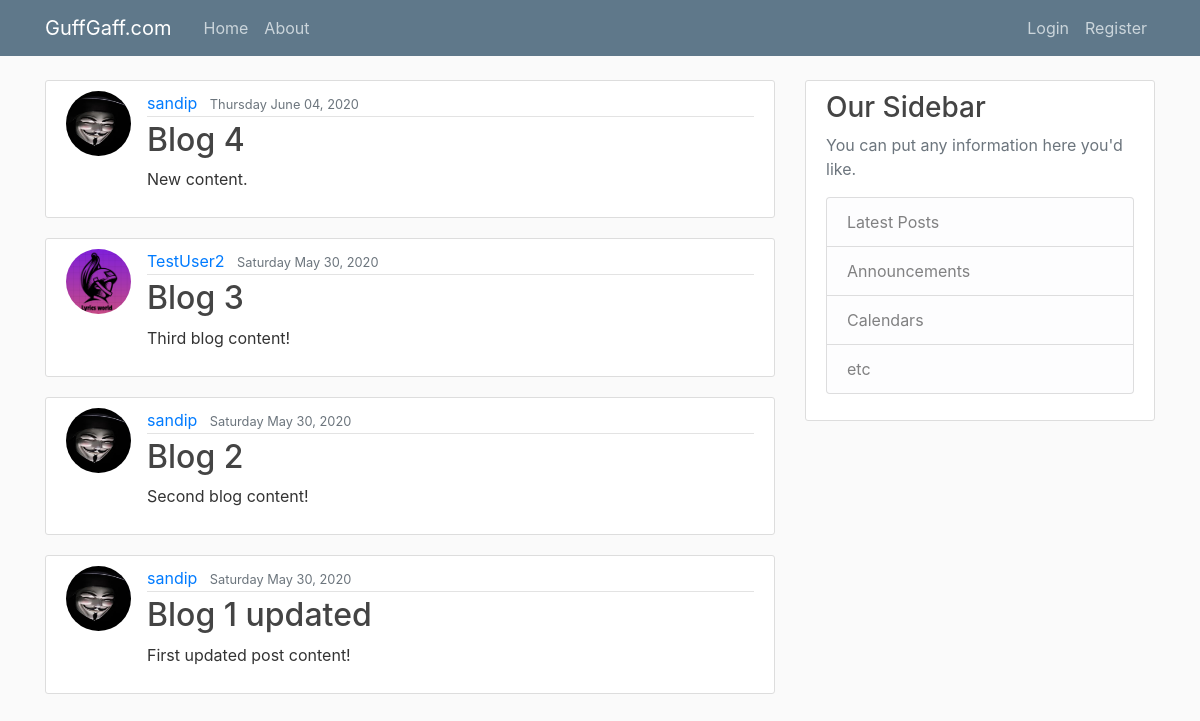
/, run on an earlier commit of the app's database.
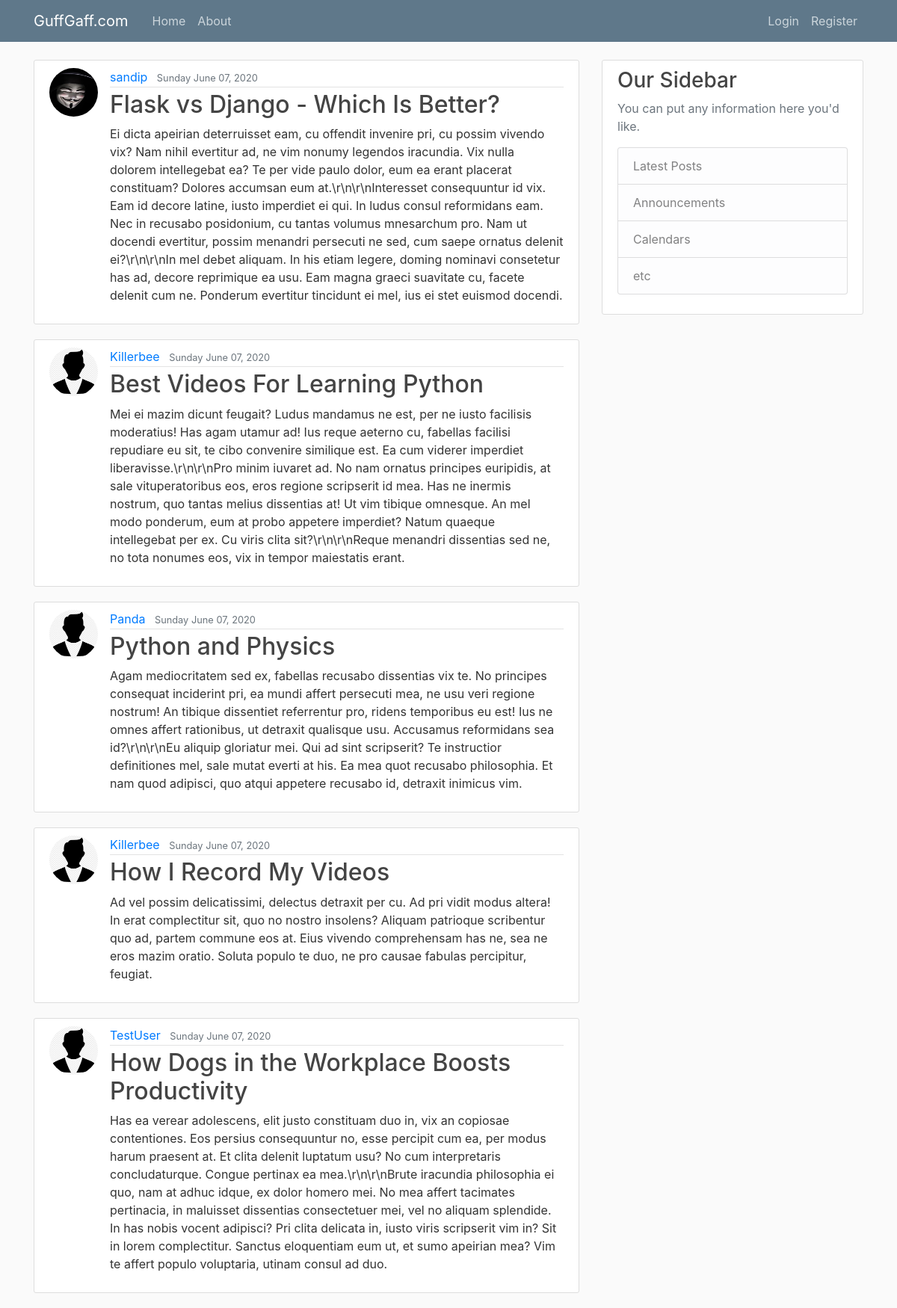
And on a later commit of the database.
### blog/models.py (models this page shows, shortened)
class Post(models.Model):
    title = models.CharField(max_length=50)
    content = models.TextField()
    posted_date = models.DateTimeField(default=timezone.now)
    author = models.ForeignKey(User, on_delete=models.CASCADE)

### users/models.py (models this page shows, shortened)
class Profile(models.Model):
    user = models.OneToOneField(User, on_delete=models.CASCADE)
    image = models.ImageField(default='default.jpg', upload_to='profile_pics')

### blog/views.py (the view)
# urls.py: path('', PostListView.as_view(), name='blog-home'),
class PostListView(ListView):
    model = Post
    template_name = 'blog/home.html' #<app>/<model>_<viewtype>.html
    context_object_name = 'posts'
    ordering = ['-posted_date']
    paginate_by = 5

### blog/templates/blog/home.html
{% extends "blog/base.html" %}
{% block content %}
        {% for post in posts %}
            <article class="media content-section">
                <image class="rounded-circle article-img" src="{{ post.author.profile.image.url }}">
                <div class="media-body">
                <div class="article-metadata">
                    <a class="mr-2" href="#">{{ post.author }}</a>
                    <small class="text-muted">{{ post.posted_date|date:"l F d, Y" }}</small>
                </div>
                <h2><a class="article-title" href="{% url 'post-detail' post.id %}">{{ post.title }}</a></h2>
                <p class="article-content">{{ post.content }}</p>
                </div>
            </article>
        {% endfor %}
{% endblock content %}

What changed in the data, as far as the page shows it:
no longer on this page (row unchanged): Post: author.profile.image (picture), author "sandip", posted_date "Thursday June 04, 2020", title "Blog 4", content "New content."
no longer on this page (row unchanged): Post: author.profile.image (picture), author "TestUser2", posted_date "Saturday May 30, 2020", title "Blog 3", content "Third blog content!"
no longer on this page (row unchanged): Post: author.profile.image (picture), author "sandip", posted_date "Saturday May 30, 2020", title "Blog 2", content "Second blog content!"
no longer on this page (row unchanged): Post: author.profile.image (picture), author "sandip", posted_date "Saturday May 30, 2020", title "Blog 1 updated", content "First updated post content!"
added Post: author.profile.image (picture), author "sandip", posted_date "Sunday June 07, 2020", title "Flask vs Django - Which Is Better?", content "Ei dicta apeirian deterruisset eam, cu offendit invenire pri, cu possim vivendo vix? Nam nihil evertitur ad, ne vim nonumy legendos iracundia. Vix nulla dolorem intellegebat ea? Te per vide paulo dolor, eum ea erant placerat constituam? Dolores accumsan eum at.\\r\\n\\r\\nInteresset consequuntur id vix. Eam id decore latine, iusto imperdiet ei qui. In ludus consul reformidans eam. Nec in recusabo posidonium, cu tantas volumus mnesarchum pro. Nam ut docendi evertitur, possim menandri persecuti ne sed, cum saepe ornatus delenit ei?\\r\\n\\r\\nIn mel debet aliquam. In his etiam legere, doming nominavi consetetur has ad, decore reprimique ea usu. Eam magna graeci suavitate cu, facete delenit cum ne.…"
added Post: author.profile.image (placeholder picture), author "Killerbee", posted_date "Sunday June 07, 2020", title "Best Videos For Learning Python", content "Mei ei mazim dicunt feugait? Ludus mandamus ne est, per ne iusto facilisis moderatius! Has agam utamur ad! Ius reque aeterno cu, fabellas facilisi repudiare eu sit, te cibo convenire similique est. Ea cum viderer imperdiet liberavisse.\\r\\n\\r\\nPro minim iuvaret ad. No nam ornatus principes euripidis, at sale vituperatoribus eos, eros regione scripserit id mea. Has ne inermis nostrum, quo tantas melius dissentias at! Ut vim tibique omnesque. An mel modo ponderum, eum at probo appetere imperdiet? Natum quaeque intellegebat per ex. Cu viris clita sit?\\r\\n\\r\\nReque menandri dissentias sed ne, no tota nonumes eos, vix in tempor maiestatis erant."
added Post: author.profile.image (placeholder picture), author "Panda", posted_date "Sunday June 07, 2020", title "Python and Physics", content "Agam mediocritatem sed ex, fabellas recusabo dissentias vix te. No principes consequat inciderint pri, ea mundi affert persecuti mea, ne usu veri regione nostrum! An tibique dissentiet referrentur pro, ridens temporibus eu est! Ius ne omnes affert rationibus, ut detraxit qualisque usu. Accusamus reformidans sea id?\\r\\n\\r\\nEu aliquip gloriatur mei. Qui ad sint scripserit? Te instructior definitiones mel, sale mutat everti at his. Ea mea quot recusabo philosophia. Et nam quod adipisci, quo atqui appetere recusabo id, detraxit inimicus vim."
added Post: author.profile.image (placeholder picture), author "Killerbee", posted_date "Sunday June 07, 2020", title "How I Record My Videos", content "Ad vel possim delicatissimi, delectus detraxit per cu. Ad pri vidit modus altera! In erat complectitur sit, quo no nostro insolens? Aliquam patrioque scribentur quo ad, partem commune eos at. Eius vivendo comprehensam has ne, sea ne eros mazim oratio. Soluta populo te duo, ne pro causae fabulas percipitur, feugiat."
added Post: author.profile.image (placeholder picture), author "TestUser", posted_date "Sunday June 07, 2020", title "How Dogs in the Workplace Boosts Productivity", content "Has ea verear adolescens, elit justo constituam duo in, vix an copiosae contentiones. Eos persius consequuntur no, esse percipit cum ea, per modus harum praesent at. Et clita delenit luptatum usu? No cum interpretaris concludaturque. Congue pertinax ea mea.\\r\\n\\r\\nBrute iracundia philosophia ei quo, nam at adhuc idque, ex dolor homero mei. No mea affert tacimates pertinacia, in maluisset dissentias consectetuer mei, vel no aliquam splendide. In has nobis vocent adipisci? Pri clita delicata in, iusto viris scripserit vim in? Sit in lorem complectitur. Sanctus eloquentiam eum ut, et sumo apeirian mea? Vim te affert populo voluptaria, utinam consul ad duo."
